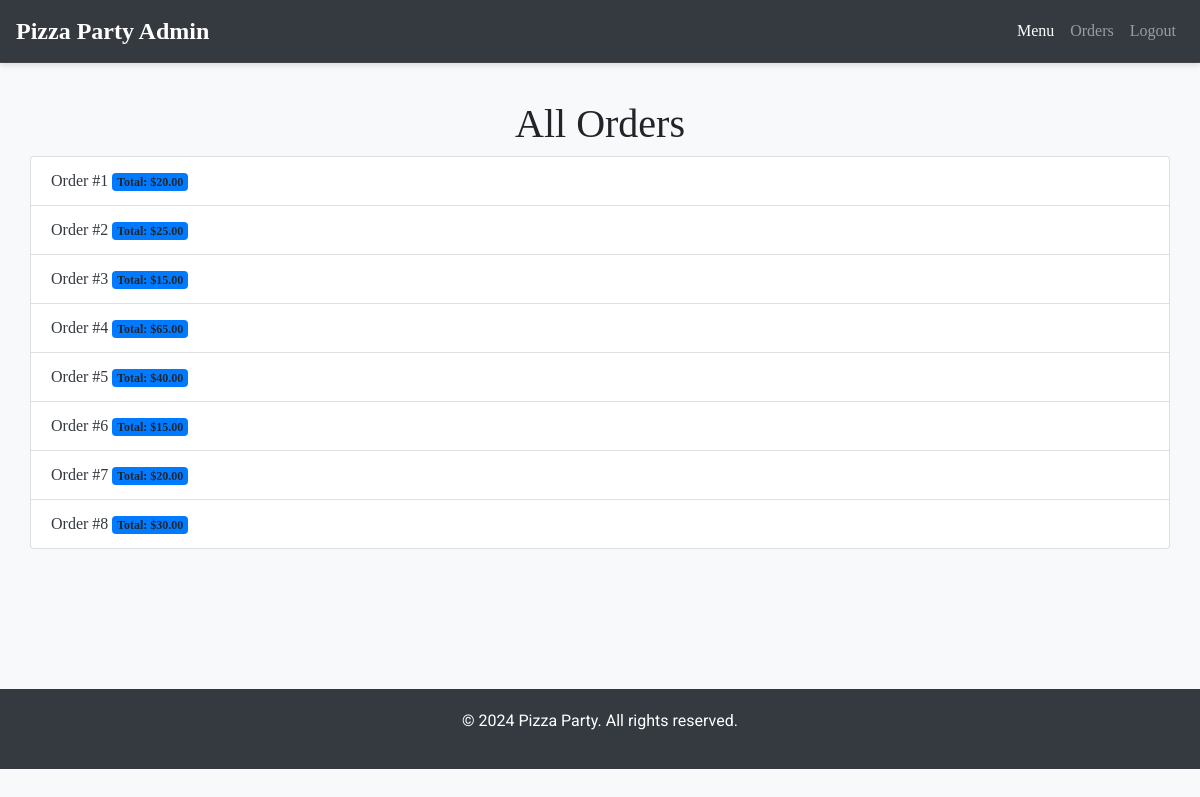
/admin_order_list/ (signed in), run on the app's committed database.
### fast_food/models.py (models this page shows, shortened)
class Order(models.Model):
    user = models.ForeignKey(User, on_delete=models.CASCADE)
    foods = models.ManyToManyField(Food, through='OrderItem')
    order_date = models.DateTimeField(default=timezone.now)
    total_price = models.DecimalField(max_digits=10, decimal_places=2, default=0)
    shipped = models.BooleanField(default=False)
    def overall_price(self):
        basket_products = self.orderitem_set.all()
        total = sum(order.get_total() for order in basket_products)
        return total

class OrderItem(models.Model):
    order = models.ForeignKey(Order, on_delete=models.CASCADE)
    food = models.ForeignKey(Food, on_delete=models.CASCADE)
    quantity = models.IntegerField(default=0, null=True, blank=True)
    def get_total(self):
        return self.food.price * self.quantity

class Food(models.Model):
    name = models.CharField(max_length=255)
    description = models.TextField()
    price = models.DecimalField(max_digits=10, decimal_places=2)
    image = models.ImageField(upload_to='food_images/', blank=True, null=True)

### fast_food/views.py (the view)
# urls.py: path('admin_order_list/', admin_order_list, name='admin_order_list'),
@staff_member_required()
def admin_order_list(request):
    orders1 = Order.objects.filter(shipped=True)
    return render(request, 'admin_order_list.html', {'orders1': orders1,})

### fast_food/templates/admin_order_list.html (shortened to what this page needs)
{% extends 'admin_navbar.html' %}
{% block content %}
    <div class="container animate__animated animate__fadeIn animate__delay-1s">
        <h1 class="mt-4" style="font-family:  Bahnschrift; text-align: center">All Orders</h1>
        <ul class="list-group">
            {% for order in orders1 %}
                <li class="list-group-item animate__animated animate__fadeInUp animate__delay-1s">
                    <a href="{% url 'admin_shipment_detail' order.id %}" class="text-decoration-none text-dark">
                        Order #{{ order.id }}
                    </a>
                    <span class="badge bg-primary animate__animated animate__fadeInUp animate__delay-1s">
                        Total: ${{ order.overall_price }}
                    </span>
                </li>
            {% endfor %}
        </ul>
    </div>
{% endblock %}

### fast_food/templates/admin_navbar.html (shortened to what this page needs)
<!DOCTYPE html>
<html lang="en">
<head>
  <link href="https://maxcdn.bootstrapcdn.com/bootstrap/4.5.2/css/bootstrap.min.css" rel="stylesheet">
  <link rel="stylesheet" href="https://cdnjs.cloudflare.com/ajax/libs/animate.css/4.1.1/animate.min.css">
</head>
<body>
    {% block navbar %}
        <nav class="navbar navbar-expand-lg navbar-dark fixed-top">
            <a class="navbar-brand" href="#">Pizza Party Admin</a>
            <div class="collapse navbar-collapse" id="navbarNav">
                <ul class="navbar-nav ml-auto">
                    <li class="nav-item active">
                        <a class="nav-link" href="#">Menu</a>
                    </li>
                  <li class="nav-item">
                        <a class="nav-link" href="{% url 'admin_order_list' %}">Orders</a>
                    </li>
                    {% if user.is_authenticated %}
                          <li class="nav-item">
                        <a  class="nav-link" href="{% url 'logout' %}">Logout </a>
                          </li>
{% else %}
    Show login or signup links when the user is not authenticated
    <a href="{% url 'login' %}">Login</a>
    <a href="{% url 'signup' %}">Signup</a>
{% endif %}
                </ul>
            </div>
        </nav>
    {% endblock %}
    <div >
        {% block content %}{% endblock %}
    </div>
 <footer style="margin-top:10%">
    <p >&copy; 2024 Pizza Party. All rights reserved.</p>
  </footer>

### fast_food/templates/admin_navbar.html (style rules this page uses)
.container { padding: 20px 0; }
.animate__animated { animation-duration: 1s; }
a,li,label { font-family: Bahnschrift; }
body { font-family: 'Roboto', 'Bebas Neue',sans-serif; padding-top: 56px; background-color: #f8f9fa; }
.navbar { background-color: #343a40; border-bottom: 1px solid #444; box-shadow: 0px 3px 5px rgba(0, 0, 0, 0.1); }
.navbar-brand { color: #ffffff; font-weight: bold; font-size: 24px; }
.navbar-nav .nav-link { color: #ffffff; }
footer { background-color: #343a40; color: #ffffff; padding: 20px 0; text-align: center; }

### data on the page
Order: id "1", overall_price "20.00"
Order: id "2", overall_price "25.00"
Order: id "3", overall_price "15.00"
Order: id "4", overall_price "65.00"
Order: id "5", overall_price "40.00"
Order: id "6", overall_price "15.00"
Order: id "7", overall_price "20.00"
Order: id "8", overall_price "30.00"
